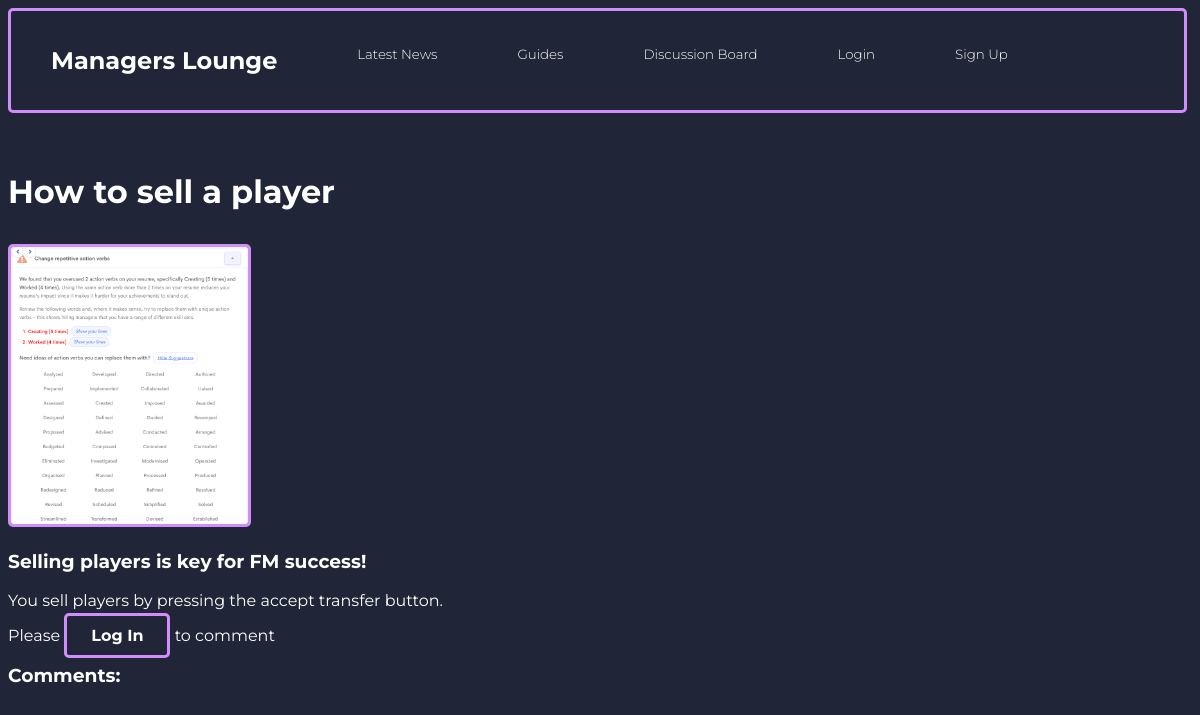
/retrieve_guides.php?id=1, run on an earlier commit of the app's database.
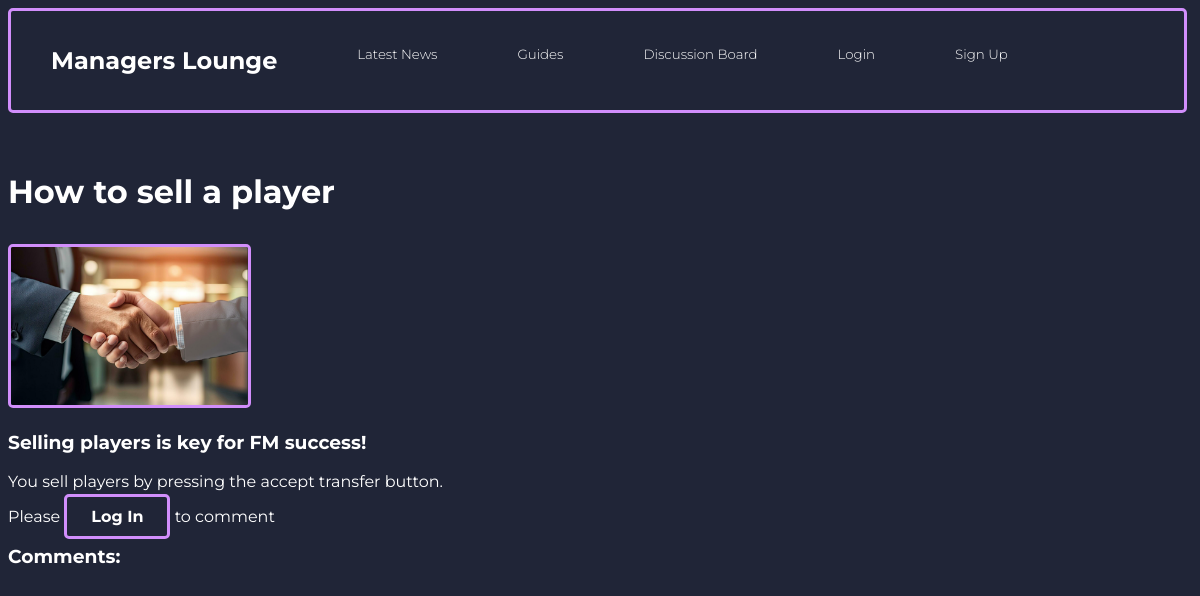
And on a later commit of the database.
### tables this page shows
CREATE TABLE `guides` (
  `id` int(11) NOT NULL,
  `title` text NOT NULL,
  `description` text NOT NULL,
  `picture` blob NOT NULL,
  `content` text NOT NULL,
  `username` text NOT NULL,
  `time_created` timestamp NOT NULL DEFAULT current_timestamp() ON UPDATE current_timestamp(),
  `comments` text NOT NULL
);

### retrieve_guides.php (the view, shortened to what this page needs)
<!DOCTYPE html>
<html lang="en">
<head>
    <link rel="stylesheet" href="main.css">
    <link rel="stylesheet" href="retrieve_news.css">
    <link rel="stylesheet" href="feedback.css">
</head>
<body>
<nav>
        <ul>
            <li>
                <h1><a href="index.html">Managers Lounge</a></h1>
            </li>
            <li>
                <h2><a href="listnews.php">Latest News</a></li></h2>
            <li>
                <h2><a href="listguides.php">Guides</a></li></h2>
            <li>
                <h2><a href="discussionboard.php">Discussion Board</a></li></h2>
            <li>
                <h2><a class="right-float" href="login.php">Login</a></li></h2>
            <li>
                <h2><a class="right-float" href="signup.php">Sign Up</a></li></h2>
        </ul>
    </nav>
<?php
include 'connectdb.php';
$guides_id = $_GET['id'];
$sql = "SELECT title, description, content, picture FROM guides WHERE id = ?";
$stmt = $conn->prepare($sql);
$stmt->bind_param("i", $guides_id);
$stmt->execute();
$result = $stmt->get_result();
if($result->num_rows > 0) {
    while ($row = $result->fetch_assoc()){
        if (!empty($row['picture'])) {
            echo "<h1>" . html_entity_decode($row['title']) . "</h1>";
            if (file_exists($row['picture'])) {
                echo "<img src='" . htmlspecialchars($row['picture']) . "' alt='Post Image'>";
            }
        }
        echo '<section class="postCard2">';
        echo "<h3>" . html_entity_decode($row['description']) . "</h3>";
        echo "<p>" . html_entity_decode($row['content']) . "</p>";
        echo '</section>';
    }
} else {
    echo "Sorry, 0 Results Returned";
}
?>
<?php
if (isset($_SESSION['user_id'])){
    echo '
    <section class="comment-form">
        <form method="POST" action="post_guides_comments.php">
            <textarea name="text" placeholder="What would you like to comment..." required></textarea><br>
            <input type="hidden" name="guides_id" value="'. htmlspecialchars($guides_id) . '">
            <button class=btn type="submit">Post Comment</button>
        </form>
    </section>';
} else{
    echo '<p>Please <a href="login.php" class="btn">Log In</a> to comment </p>';
}
echo '<section class="comments">';
echo '<h3>Comments:</h3>';
echo '</section>';
?>
</body>
</html>

What changed in the data, as far as the page shows it:
changed guides "How to sell a player": picture: a different picture
